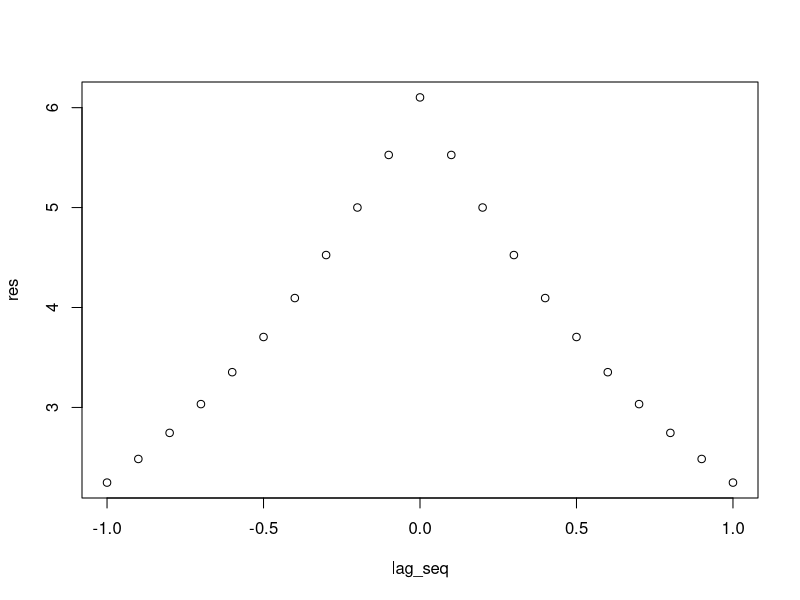
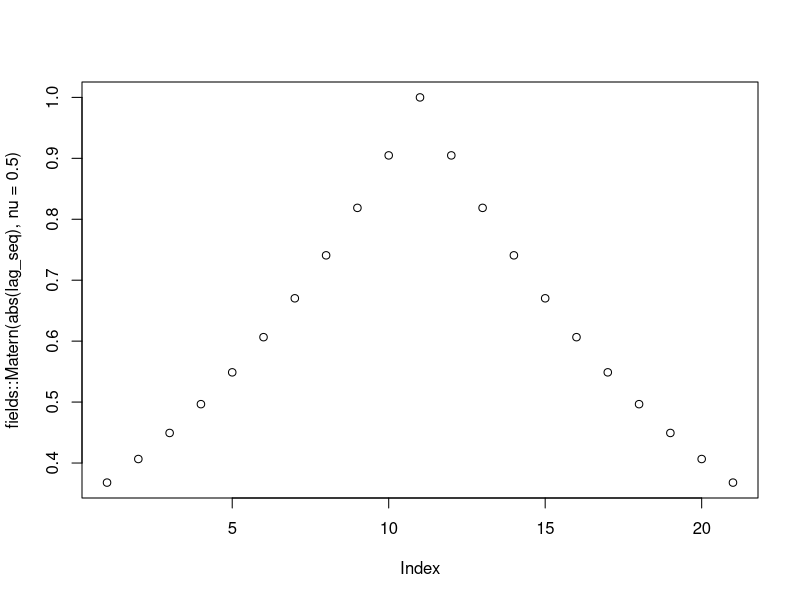
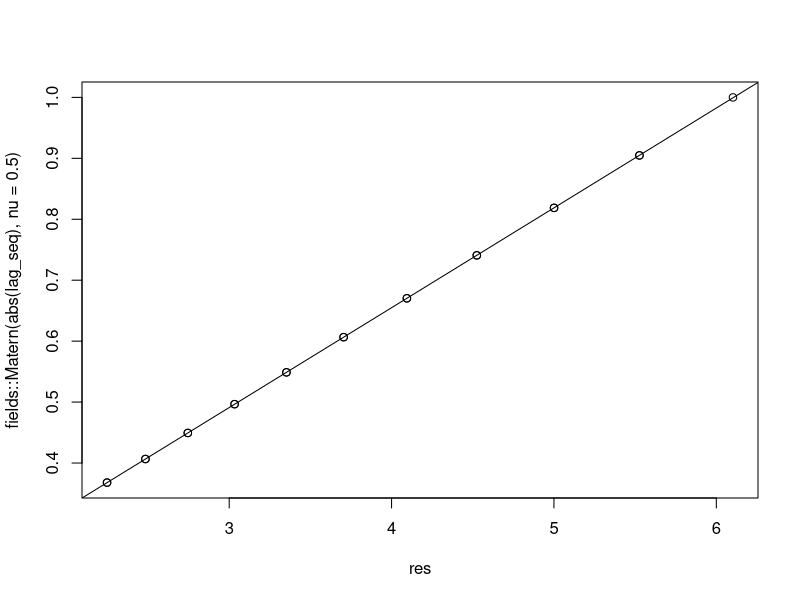
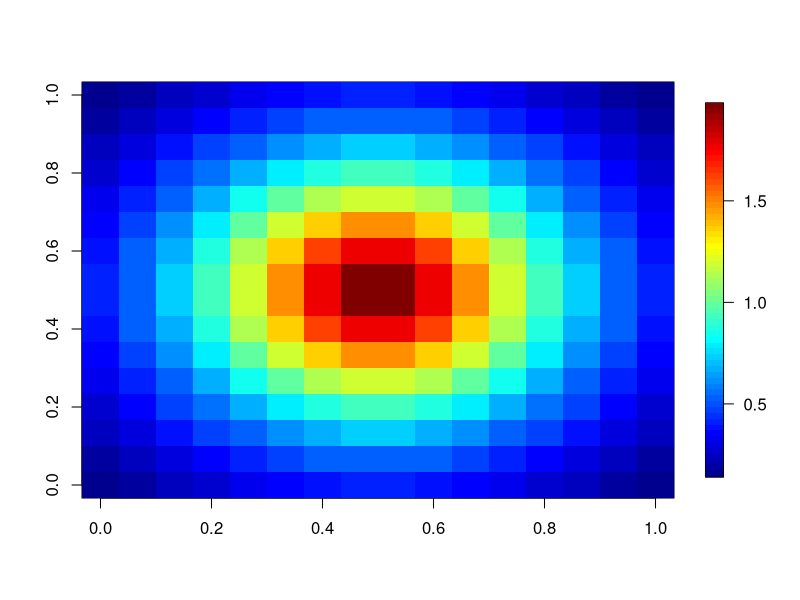
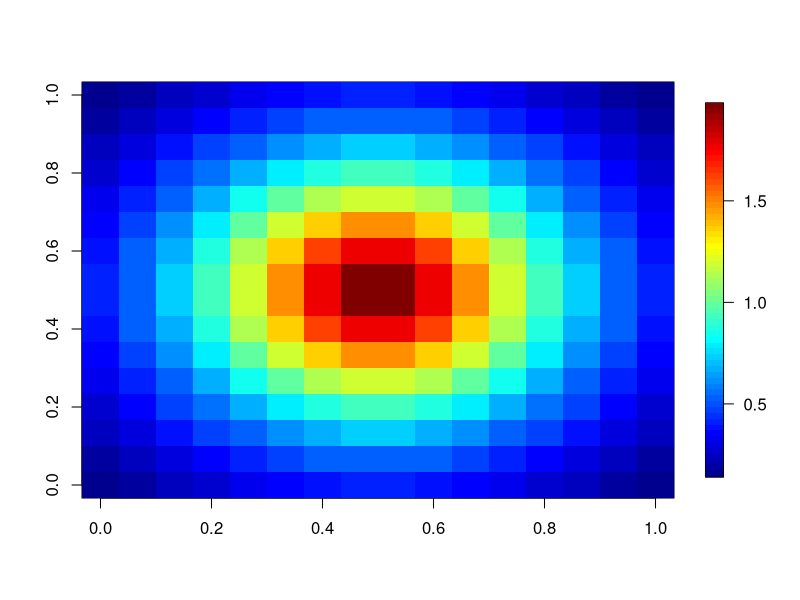
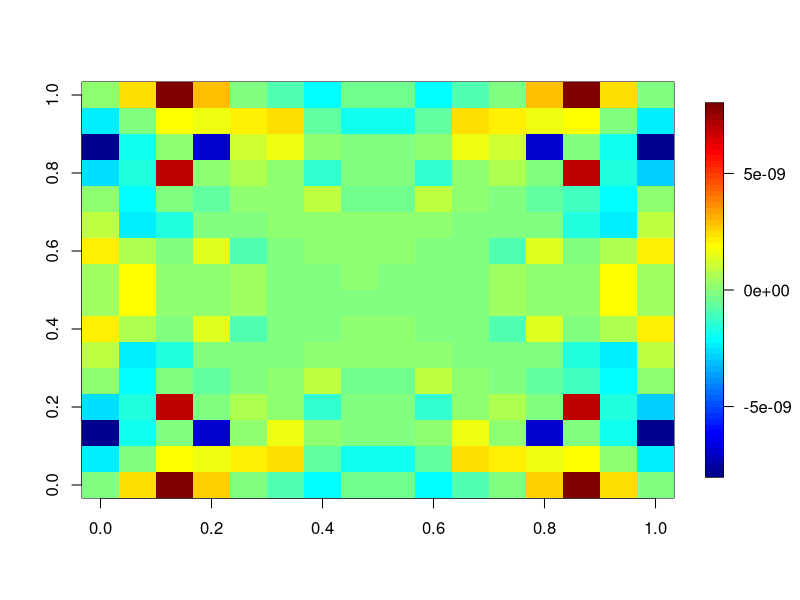
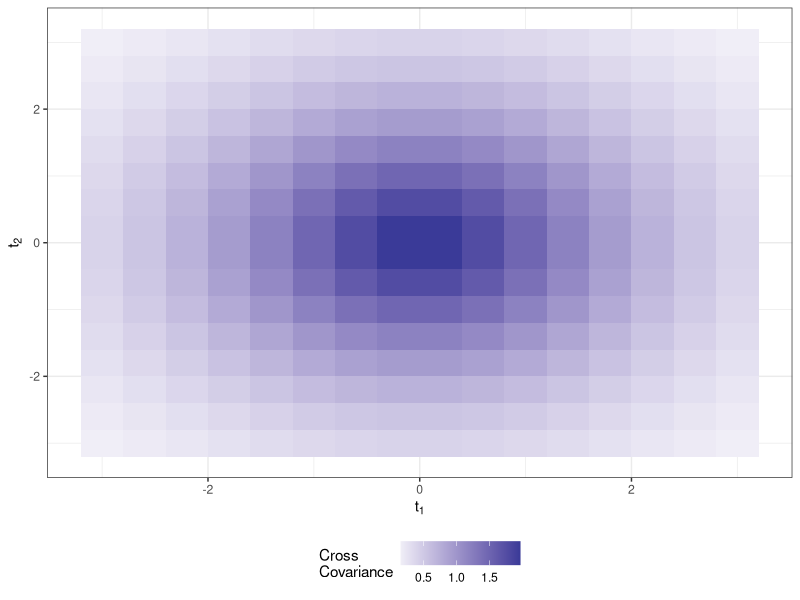

Write the R code that produced these figures, in order.

library(ggplot2)
library(scales)
theme_set(theme_bw())
spatial_integrate <- function(h,d, a_1, a_2, nu_1, nu_2) {
  spec_dens_single <- function(x, h, d, a_1, a_2, nu_1, nu_2) {
    Re(besselJ(h*x, d/2 - 1) * x^(-(d/2 - 1)) * (a_1 + complex(imaginary = x))^(-nu_1-d/2)*
         (a_2 - complex(imaginary = x))^(-nu_2-d/2)) * x^(d-1)
  }
  test_integrate <- integrate(lower = .0001, upper = 1000, 
                              f = spec_dens_single,
                              h = h, d = d, a_1 = a_1, a_2 = a_2, nu_1 = nu_1, 
                              nu_2 = nu_2,subdivisions = 2000)
  (2 * pi)^(d/2) *h^(-d/2 + 1) * test_integrate[['value']]
}
a_1 <- a_2 <- 1
d <- 2


lag_seq <- seq(0, 5, by = .005)
res <- sapply(lag_seq, spatial_integrate, d = d, a_1 = a_1, a_2 = a_2, nu_1 = .5, nu_2 = .5)
res2 <- sapply(lag_seq, spatial_integrate, d = d, a_1 = a_1, a_2 = a_2, nu_1 = 1, nu_2 = .5)
res3 <- sapply(lag_seq, spatial_integrate, d = d, a_1 = a_1, a_2 = a_2, nu_1 = 1, nu_2 = 1)
res4 <- sapply(lag_seq, spatial_integrate, d = d, a_1 = a_1, a_2 = a_2, nu_1 = .75, nu_2 = .75)
df <- data.frame(lag_seq, 
                 value = c(res, res2, res3, res4),
                 nu1 = rep(c(.5, .5, 1, .75), each = length(lag_seq)),
                 nu2 = rep(c(.5, 1, 1, .75), each = length(lag_seq)), 
                 nu_label = rep(c('nu[1]=0.2 nu[2]=0.2', 'nu[1]=0.2~nu[2]=0.5', 
                                  'nu[1]=0.5~nu[2]=0.5',  'nu[1]=0.5~nu[2]=0.5'), each = length(lag_seq)))


spatial_integrate_d2 <- function(h, a_1, a_2, nu_1, nu_2, Delta, approx_seq) {
  spec_dens_theta <- function(x, h, Delta) {
    f_theta <- function(theta, x, h, d, Delta) {
      theta_x <- cos(theta);theta_y <- sin(theta)
      Re(exp(complex(imaginary = h[1]*x* theta_x + h[2]*x * theta_y)) *
           Delta(theta_x, theta_y, 1, 2))
    }
    f_theta_im <- function(theta, x, h, d, Delta) {
      theta_x <- cos(theta);theta_y <- sin(theta)
      Im(exp(complex(imaginary = h[1]*x * theta_x + h[2]*x* theta_y)) * 
           Delta(theta_x, theta_y, 1, 2))
    }
    Re_part <- integrate(lower = 0, upper = 2 * pi, f = f_theta, stop.on.error = F,
                         x = x, h = h, Delta = Delta)$value
    Im_part <- integrate(lower = 0, upper = 2 * pi, f = f_theta_im, stop.on.error = F,
                         x = x, h = h, Delta = Delta)$value
    complex(real = Re_part, imaginary = Im_part)
  }
  spec_dens <- function(x, h, a_1, a_2, nu_1, nu_2, Delta) {
    Re(spec_dens_theta(x, h, Delta) * 
         (a_1 + complex(imaginary = x))^(-nu_1-2/2)*
         (a_2 - complex(imaginary = x))^(-nu_2-2/2)) * x^(d-1)
  }
  approx_seq_lag <- c(approx_seq[1], approx_seq[2:length(approx_seq)] - 
                        approx_seq[1:(length(approx_seq)-1)])
  test_final <- sapply(approx_seq,  FUN = spec_dens,
                       h = h, a_1 = a_1, a_2 = a_2, nu_1 = nu_1, 
                       nu_2 = nu_2, Delta = Delta)
  sum(test_final * approx_seq_lag)
}

nu_2 <- nu_1 <- .5

lag_seq <- seq(-1, 1, by = .1)
grid <- expand.grid(lag_seq, 0)

approx_seq <- exp(seq(-10, 7, length.out = 300))
Delta <- function(theta_x, theta_y, entry_1, entry_2) {
  1
}
# make sure it matches with Matern
res <- sapply(1:nrow(grid), function(x, a_1, a_2, nu_1, nu_2,
                                     Delta, approx_seq) {
  h = as.double(grid[x,])
  spatial_integrate_d2(h = h, a_1, a_2, nu_1 = nu_1, nu_2 = nu_2,  Delta = Delta, approx_seq = approx_seq)
}, a_1 = a_1, a_2 = a_2, nu_1 = nu_1, nu_2 = nu_2, Delta = Delta,approx_seq = approx_seq
)
plot(lag_seq, res)
plot(fields::Matern(abs(lag_seq), nu = .5))
plot(res, fields::Matern(abs(lag_seq), nu = .5))
abline(lm(data.frame(x = res, y =  fields::Matern(abs(lag_seq), nu = .5)), formula = y~x))

# now try more complicated things
# Delta <- function(theta_x, theta_y, entry_1, entry_2) {
#   complex(imaginary = sign(theta_x) * .3)
# }

#lag_seq <- seq(-3, 3, by = .025)
lag_seq <- seq(-3, 3, by = .4)
grid <- expand.grid(lag_seq, lag_seq)
nu_1 <- .5
nu_2 <- 1.5
res <- lapply(1:nrow(grid), function(x, a_1, a_2, nu_1, nu_2, 
                                     Delta, approx_seq) {
  h = as.double(grid[x,])
  if (x %% 100 == 0) {
    print(x)
    print(h)
  }
  spatial_integrate_d2(h = h, a_1, a_2, nu_1 = nu_1, nu_2 = nu_2,Delta = Delta, approx_seq = approx_seq)
}, a_1 = a_1, a_2 = a_2, nu_1 = nu_1, nu_2 = nu_2, Delta = Delta,approx_seq = approx_seq
)
res_mat <- matrix( nrow = length(lag_seq), ncol = length(lag_seq), unlist(res))
fields::image.plot(res_mat)
fields::image.plot(Matrix::symmpart(res_mat))
fields::image.plot(Matrix::skewpart(res_mat))


grid_vals <- data.frame(grid, res_vals = as.double(unlist(res)))
#save(grid_vals, approx_seq, file = paste0('results/asymmetric_2d_', length(approx_seq), '.RData'))
ggplot(data = grid_vals) + 
  geom_tile(aes(x = Var1, y = Var2, fill = res_vals)) + 
  scale_fill_gradient2() + 
  labs(x = expression(t[1]), y = expression(t[2]),
       fill = 'Cross\nCovariance') + 
  theme(legend.position = 'bottom')
#ggsave(paste0('images/asymmetric_2d_', length(approx_seq), '.png'), height = 4, width = 4)
